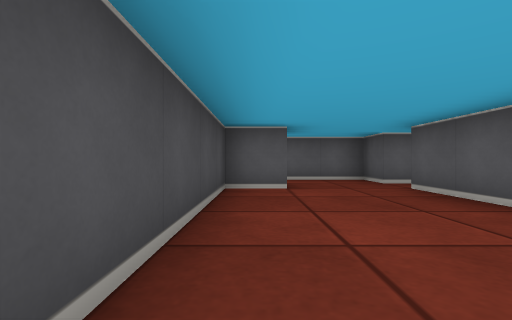
[1] (above)

20 first-person views from a walk through a cub3D maze. The camera is about half as high as the walls, looks level and sees 85° across. The floor is counted in squares. Each view is taken from the middle of a square. On the plan, view 1 faces up. The plan holds only what a view shows up to about 9 squares ahead; the rest is blank.

[2]
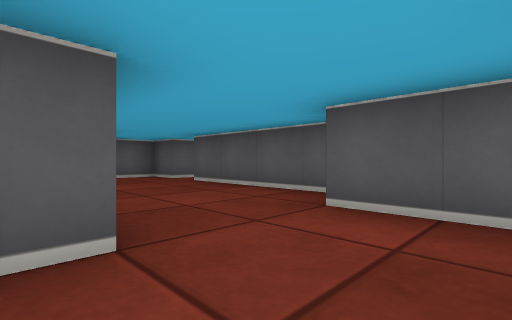

[3]
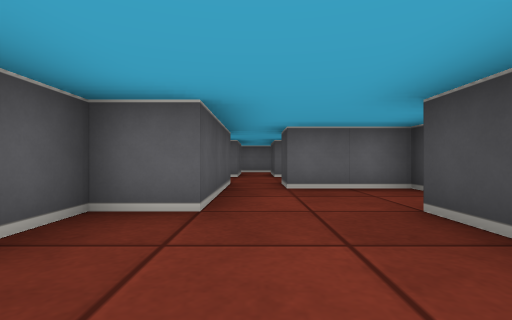

[4]
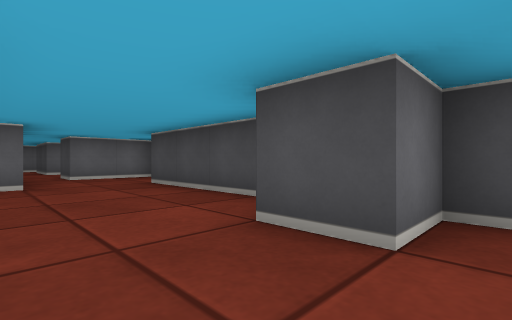

[5]
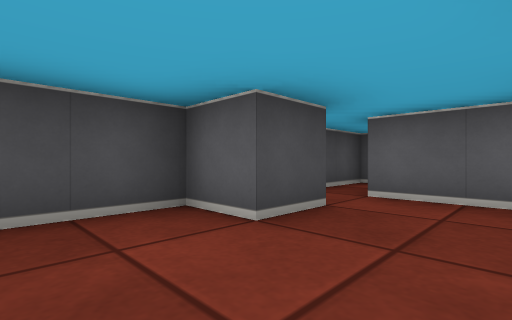

[6]
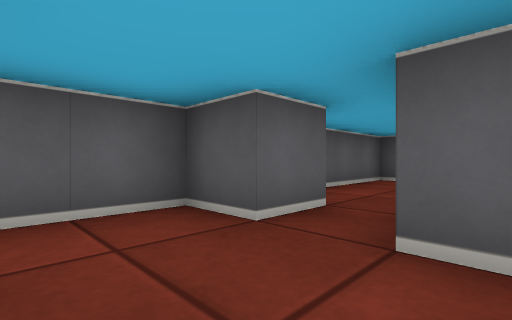

[7]
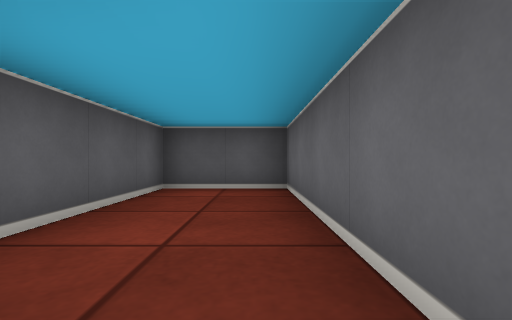

[8]
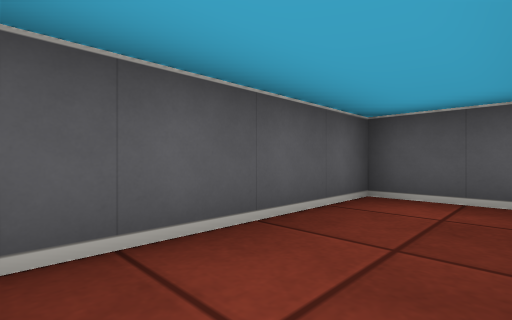

[9]
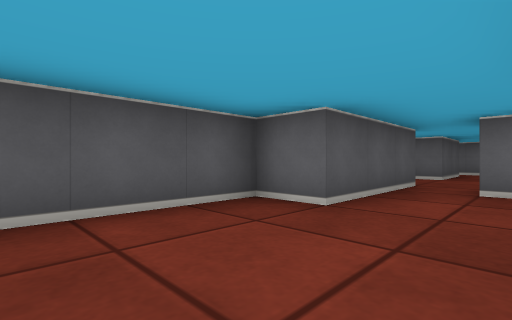

[10]
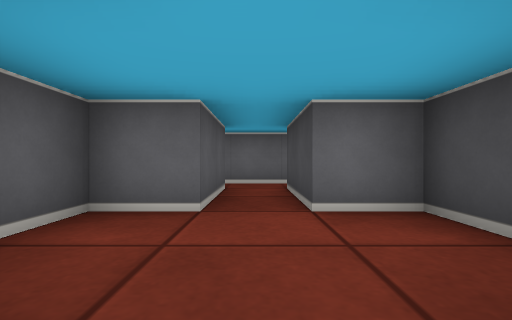

[11]
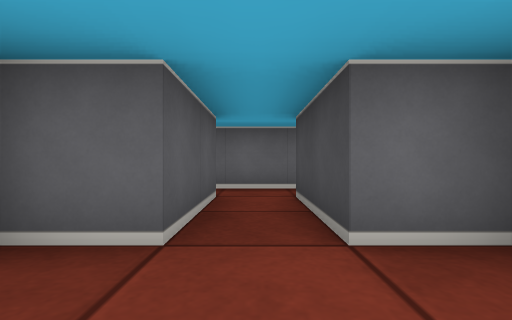

[12]
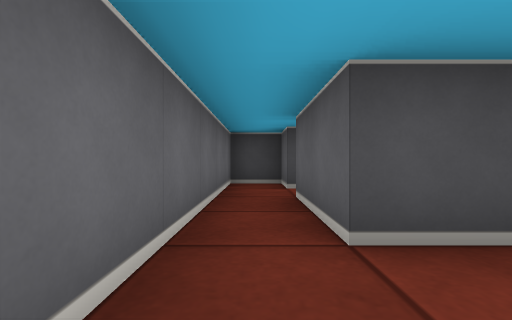

[13]
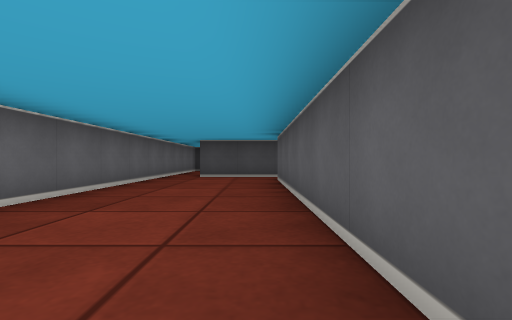

[14]
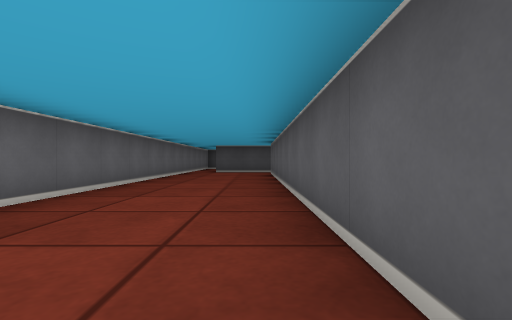

[15]
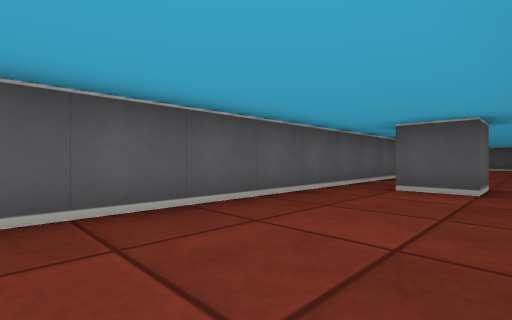

[16]
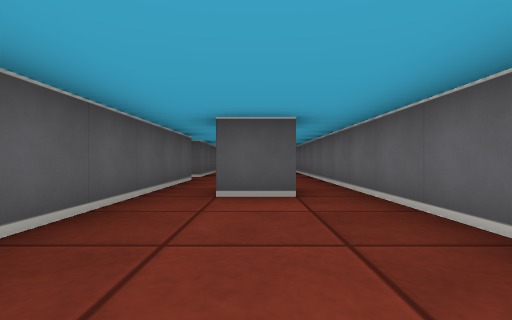

[17]
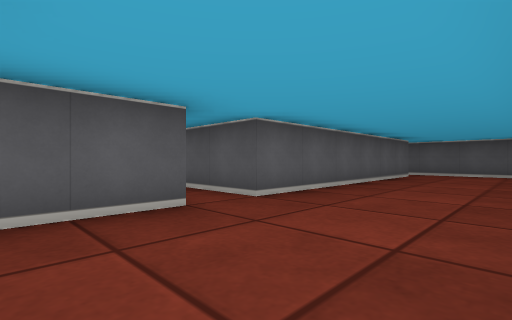

[18]
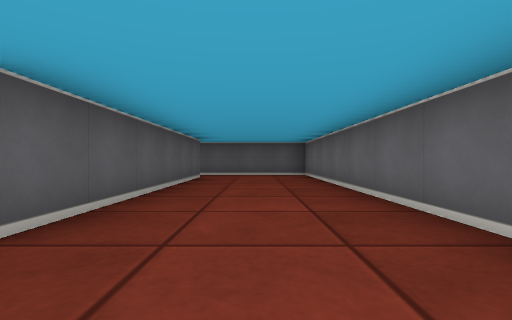

[19]
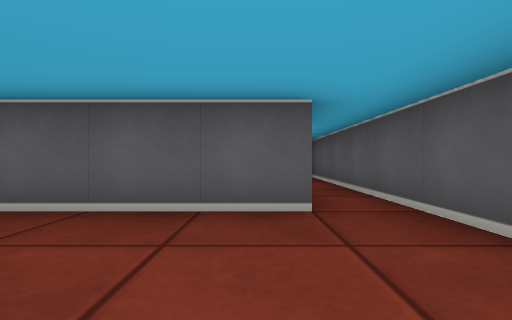

[20]
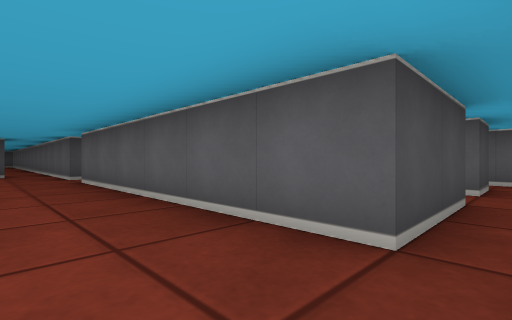

### Floor plan
Points are (right, up) in squares from view 1. A wall is a line through its corners. A room is listed if a view was taken in it or the views show most of it. See-through windows are left out.
Room 1 (views 1, 2, 3, 4, 5, 6, 9)
walls: (2.5, 5.5) (2.5, 6.5) (0.5, 6.5); (1.5, -1.5) (1.5, 0.5) (2.5, 0.5) (2.5, 4.5); (-0.5, 7.5) (-0.5, 5.5) (0.5, 5.5) (0.5, 4.5) (-0.5, 4.5) (-0.5, 0.5) (-1, 0.5); (-1.6, -1.5) (0.5, -1.5)
ways out: opening at (2, 5) to room 2; opening at (1, -2) to room 3; opening at (0, 7)
Room 2 (views 7, 8)
walls: (3.5, 4.5) (7.5, 4.5) (7.5, 6.5) (4, 6.5); (3.5, 5.5) (2.5, 5.5)
ways out: opening at (2, 5) to room 1
Room 3 (views 10, 11)
walls: (1.5, -2.5) (1.5, -1.5); (0.5, -1.5) (0.5, -2.5); (1.5, -4.5) (2.5, -4.5) (2.5, -3.6); (-0.5, -3.6) (-0.5, -4.5) (0.5, -4.5)
ways out: opening at (1, -2) to room 1; opening at (1, -5.5) to room 5
Room 4 (views 12, 13, 14, 15, 16, 17, 18, 19, 20)
walls: (16.5, -6.5) (15.5, -6.5) (15.5, -5.5); (13.6, -7.5) (26.5, -7.5) (26.5, -2.5); (18.5, -4.5) (4.6, -4.5); (25.5, -2.5) (25.5, -4.5) (19.5, -4.5) (19.5, -2.8); (3.5, -7.5) (11.4, -7.5); (3.5, -4.4) (3.5, -6.5)
ways out: opening at (2.5, -7) to room 5; opening at (19, -3.5); opening at (26, -3.5)
Room 5 (no view inside)
walls: (0.5, -4.5) (0.5, -6.5) (-0.5, -6.5) (-0.5, -7.5) (3.5, -7.5); (3.5, -6.5) (1.5, -6.5) (1.5, -4.5)
ways out: opening at (1, -5.5) to room 3; opening at (2.5, -7) to room 4

Where each view was taken, in squares from view 1:
view 1: 0 up, 0 right, facing up
view 2: 1 down, 1 left, facing up-right
view 3: 3 up, 1 right, facing down
view 4: 6 up, 2 right, facing down-left
view 5: 3 up, 2 right, facing up-left
view 6: 4 up, 1 right, facing up-right
view 7: 5 up, 3 right, facing right
view 8: 5 up, 4 right, facing up-right
view 9: 3 up, 0 right, facing down-right
view 10: 2 down, 1 right, facing down
view 11: 3 down, 1 right, facing down
view 12: 7 down, 5 right, facing left
view 13: 5 down, 11 right, facing left
view 14: 5 down, 14 right, facing left
view 15: 7 down, 11 right, facing up-right
view 16: 6 down, 12 right, facing right
view 17: 7 down, 17 right, facing up-right
view 18: 6 down, 18 right, facing right
view 19: 7 down, 25 right, facing up
view 20: 6 down, 26 right, facing up-left
